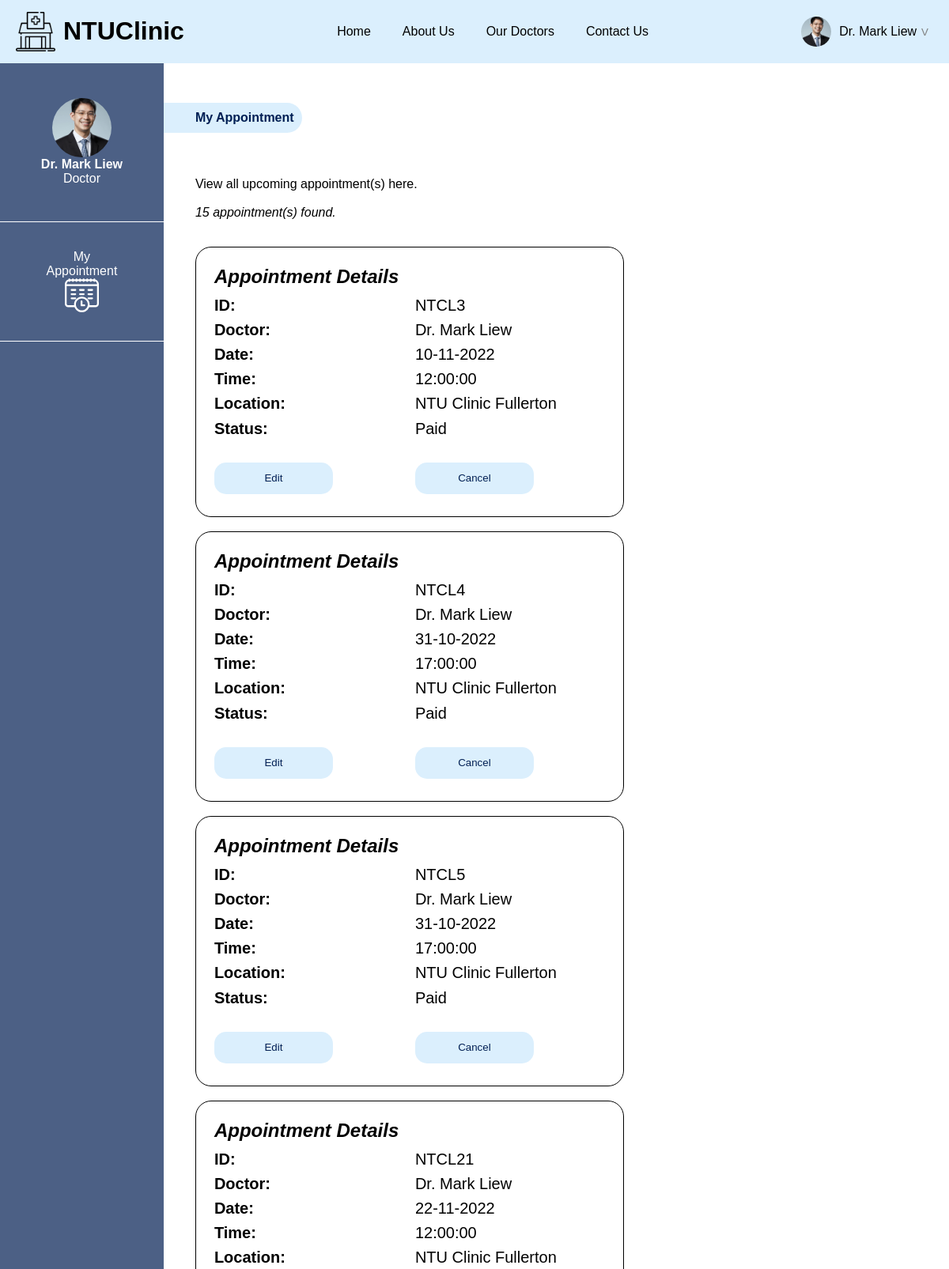
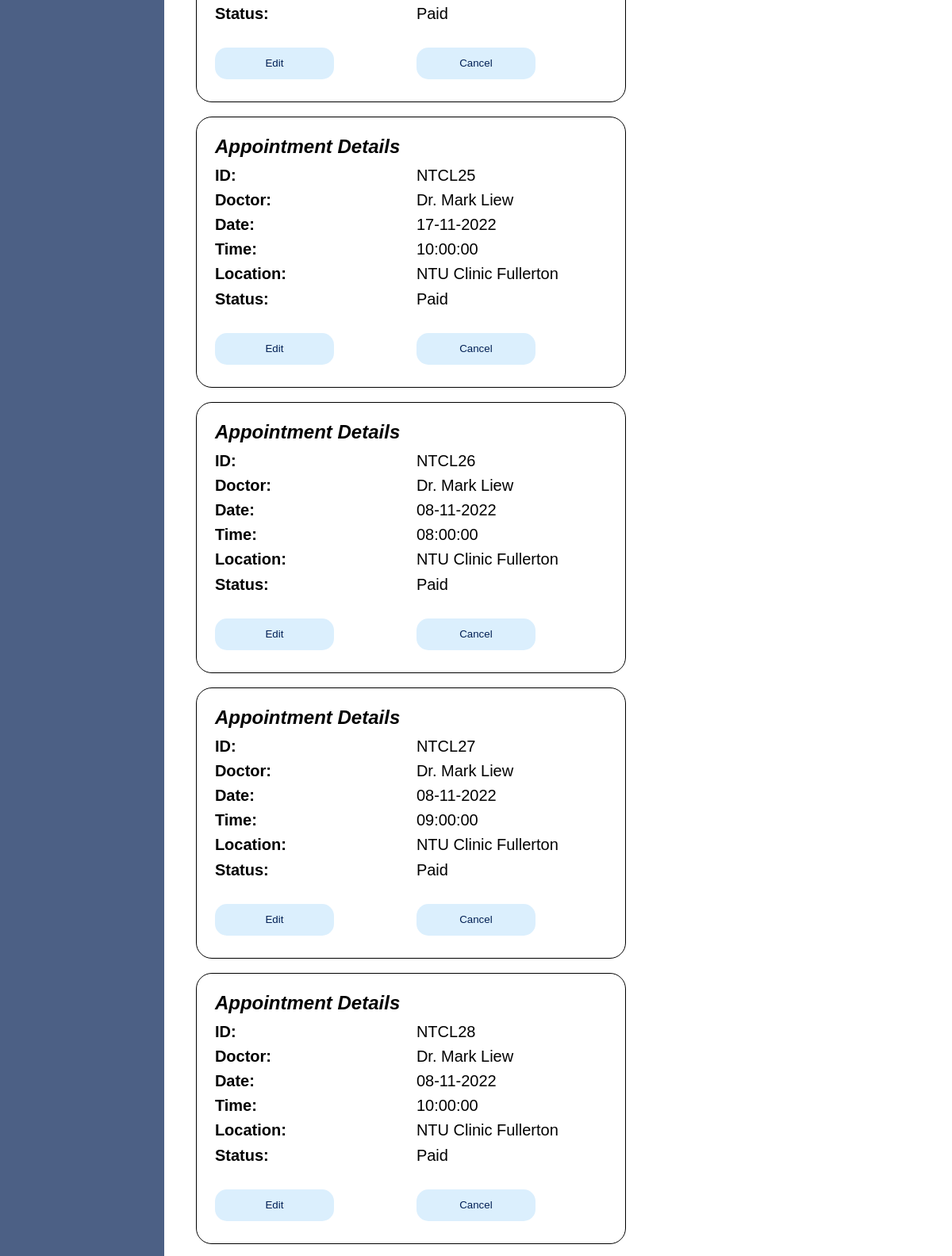
Page /doctor/myappointment.php (signed in, upper part) on the committed database (2 pictures, top to bottom).
### tables this page shows
CREATE TABLE `Doctors` (
  `doctorid` int(10) UNSIGNED NOT NULL,
  `docname` char(255) NOT NULL,
  `description` text DEFAULT NULL,
  `clinicid` int(11) NOT NULL,
  `image` char(100) NOT NULL,
  `contact` char(10) NOT NULL,
  `joindate` varchar(11) NOT NULL,
  `certexp` varchar(11) NOT NULL,
  `email` char(100) NOT NULL,
  `password` char(255) NOT NULL
);

CREATE TABLE `Appointments` (
  `appointmentID` int(10) UNSIGNED NOT NULL,
  `user` int(11) NOT NULL,
  `location` char(200) NOT NULL,
  `doctor` char(100) NOT NULL,
  `date` date NOT NULL,
  `time` time NOT NULL,
  `timeCompleted` time NOT NULL,
  `paid_status` tinyint(1) NOT NULL,
  `book_status` tinyint(1) NOT NULL
);

CREATE TABLE `Clinics` (
  `clinicid` int(10) UNSIGNED NOT NULL,
  `clinicname` char(255) NOT NULL,
  `cliniclocation` char(255) DEFAULT NULL,
  `cliniccontact` char(50) NOT NULL
);

### methods/getUserData.php (called while the page is built, shortened)
<?php
include "dbconnect.php";
if (isset($_SESSION['valid_user']))
{
  $currentUserId = $_SESSION['valid_user_id'];
  $currentUserType = $_SESSION['valid_user_type'];
  $uid = 'userid';
  if ($currentUserType == 'doctors') {
    $uid = 'doctorid';
  }
  $query = 'select * from '.$currentUserType.' '
           ."where ".$uid."='$currentUserId'";
  $result = $dbcnx->query($query);
  if ($result->num_rows >0 )
  {
    while ($row = mysqli_fetch_assoc($result)){
      $currentUserData = $row;
    }
  }
}
?>

### doctor/appointmentRetrieval.php (called while the page is built, shortened)
<?php
	include "../methods/getUserData.php";
	$db = mysqli_connect('localhost', 'root', '');
	mysqli_select_db($db,'project');
	$sql=
		"SELECT a.user, a.location, a.doctor, a.date, a.time,
		a.paid_status, a.book_status
		FROM appointments a
		INNER JOIN patients p on a.user = p.userid
		";
	$result = mysqli_query($db,$sql);
	$count=0;
	while ($row = mysqli_fetch_assoc($result)){
	if ($row['doctor'] == $_SESSION['valid_user_id']) {
		if ($row['paid_status'] == "1") {
			if ($row['book_status'] == "1")
			{
			$count=$count+1;
			}
		}
	}
	}
?>

### doctor/myappointment.php (the view, shortened to what this page needs)
<!DOCTYPE html>
<html lang="en">
<head>
<link rel="stylesheet" href="../style.css" />
<link rel="stylesheet" href="./sidepanel.css" />
<link rel="stylesheet" href="./myappointment.css" />
</head>
<body>
<div id="wrapper">
	<?php include 'header.php'; ?>
	<div id="bodycontent">
	<?php include "sidepanel.php"; ?>
	<div class="leftcontent">
		<div class="breadcrumb">
		<a href="myappointment.php" class="botnav"><b>My Appointment</b></a>
  </div>
	<div class="maincontainer">
	<dt id="abcd">
		<?php include 'appointmentRetrieval.php';
		echo "<p>
		View all upcoming appointment(s) here.<br><br>" .
		"<i>" . $count . " appointment(s) found.</i></p><br>";
		?>
		<?php
		include "../methods/getUserData.php";
		$doc_id = $_SESSION['valid_user_id'];
		$db = mysqli_connect('localhost', 'root', '');
		mysqli_select_db($db,'project');
		$sql=
		"SELECT *
		FROM appointments a
		INNER JOIN patients p on a.user = p.userid
		INNER JOIN doctors d on a.doctor = d.doctorid
		INNER JOIN clinics c on a.location = c.clinicid
		WHERE doctor='$doc_id'";
		$result = mysqli_query($db,$sql);
		while ($row = mysqli_fetch_assoc($result)){
		if ($row['paid_status'] == "1") {
			if ($row['book_status'] == "1")
			{
			$location = $row['clinicname'];
			$doctor = $row['docname'];
			$date = $row['date'];
			$time = $row['time'];
			$apptID = $row['appointmentID'];
			$date2 = date("d-m-Y", strtotime($date));
			echo "
			<div class='table-wrapper'>
			<table class='appointment-table' style='font-size:20px;height:300px;width:450px;'>
			<th colspan='2' style='float:left;font-size:24px;'>
				<i>Appointment Details</i>
			</th>
			<tr>
				<td style='width:250px;'><b>ID: </b></td>
				<td><span id='doctor'>
				NTCL$apptID
				</span></td>
			</tr>
			<tr>
				<td style='width:250px;'><b>Doctor: </b></td>
				<td><span id='doctor'>
				$doctor
				</span></td>
			</tr>
			<tr>
				<td style='width:250px;'><b>Date: </b></td>
				<td><span id='date'>
				$date2
				</span></td>
			</tr>
			<tr>
				<td style='width:250px;'><b>Time: </b></td>
				<td><span id='time'>
				$time
				</span></td>
			</tr>
			<tr>
				<td style='width:250px;'><b>Location: </b></td>
				<td><span id='location'>
				$location
				</span></td>
			</tr>
			<tr>
				<td style='width:250px;'><b>Status: </b></td>
				<td><span id='status'>
				Paid
				</span></td>
			</tr>
			<tr>
			<td style='float: center; width:250px;'>
				<form action='editappointment.php' method='post'>
					<input value='$apptID' name='apptID' type='hidden'/>
					<button id='editbutton' class='primarybutton'>Edit</button>
				</form>
			</td>
			<td style='float: center;'>
			<form action='cancelappointment.php' method='post'>
			<input value='$apptID' name='apptID' type='hidden'/>
				<button id='cancelbutton' onclick='alertpopup()' class='primarybutton'>Cancel</button>
				</form>
			</td>
			</tr>
			</table>
			</div>
			<br>";
			}
			}
			}
		?>
	</div>
</div>
	</div>
</div>
</body>

### doctor/header.php (shortened to what this page needs)
<?php
  echo '
  <script type="text/javascript" src="../methods/getPath.js"></script>
  <header>
  <div id="headerlogo">
    <img src="../images/cliniclogo.png" width="50" height="50" class="icon"/>
    <h1> NTUClinic </h1>
  </div>
  <nav id="headernav">
    <a href="javascript:getAbsolutePath(\'home.php\',\'\');" class="topnav">Home</a>
    <a href="javascript:getAbsolutePath(\'about.php\',\'\');" class="topnav">About Us</a>
    <a href="javascript:getAbsolutePath(\'doctors.php\',\'\');" class="topnav">Our Doctors</a>
    <a href="javascript:getAbsolutePath(\'contact.php\',\'\');" class="topnav">Contact Us</a>
  </nav>';
?>
<?php
include '../methods/getUserData.php';
  if (isset($_SESSION['valid_user']))
  {
    echo "<a class='headerprofile' id='headerbutton' onClick='hidePopup()'>";
    echo '<img src="../images/doctors/'.$currentUserData['image'].'" width="38" height="38" class="icon profimg">';
    echo $_SESSION["valid_user"];
    echo "<form method=\"post\" action=\"login.php\" ><button class=\"profiledrop\" type=\"submit\">V</button></form>";
    echo "</a>";
    echo '</header>';
  }
?>

### doctor/sidepanel.php
<?php
  include '../methods/getUserData.php';
    echo '<div class="sidecontainer">';
    echo '<nav id="sidepanel">';
    echo '<a href="profile.php"><div class="panel" id="panel1">';
    echo '<img src="../images/doctors/'.$currentUserData['image'].'" width="75" height="75" class="profimg">';
    echo '<p><b>'.$currentUserData['docname'].'</b>';
    echo '<p>Doctor</p>';
    echo '</div></a>';
    echo '<a href="myappointment.php" id="sidenav">';
    echo '<div class="panel">';
    echo '<p id="abc">My<br>Appointment</p>';
    echo '<img src="../images/myapp.svg" width="43" height="43">';
    echo '</div> </a>';
    echo '</nav>';
    echo '</div>';
?>

### style.css (style rules this page uses)
body { margin: 0px; width: 100vw; min-height: 100vh; overflow-x: hidden; font-family:arial, sans-serif; }
img { object-fit: cover; }
header { background-color: #dbeffd; display: flex; flex-direction: row; align-items: center; justify-content: space-between; padding: 0px 20px; }
#headerlogo { display: flex; flex-direction: row; height: 100%; align-items: center; }
.icon { margin-right: 10px; }
.profiledrop { background: none; border: none; color: grey; cursor: pointer; }
#headernav { display: flex; flex-direction: row; }
nav > a { text-decoration: none; color: #000000; }
nav > .topnav { margin: 20px; }
.headerprofile { display: flex; flex-direction: row; align-items: center; color: #000000; text-decoration: none; cursor: pointer; }
#bodycontent { background-color: #FFFFFF; min-height: calc(100vh - 40px); }
.botnav { color:#001f54; }
.primarybutton { background: #dbeffd; color: #001f54; border: none; border-radius: 80px; height: 40px; width: 150px; cursor: pointer; margin-top: 20px; }
#wrapper { margin: auto; }
.profimg { border-radius: 40px; }

### doctor/sidepanel.css (style rules this page uses)
.sidecontainer { width:250px; height:auto; background-color: #4c6085; color: white; width: 250px; }
.panel { display: flex; flex-direction: column; justify-content: center; align-items: center; color: white; background-color: #4c6085; cursor: pointer; height: 150px; text-align: center; border-bottom: 1px white solid; }
.panel > p { margin: 0px; }
#panel1 { height:200px; }
#sidenav { text-decoration: none; color: white; }
#bodycontent { display: flex; flex-direction: row; }
.leftcontent { width: 100%; }
.breadcrumb { color: #001f54; margin: 50px 0px 20px 0; background-color: #dbeffd; padding: 10px; padding-left: 40px; border-radius: 0 40px 40px 0; width: max-content; }
.maincontainer { padding-left: 40px; padding-top: 20px; }
.botnav { text-decoration: none; }
.profimg { border-radius: 50px; }

### doctor/myappointment.css (style rules this page uses)
#editbutton { padding-left:20px; padding-right:20px; padding-top: 3px; padding-bottom: 3px; border-radius: 15px; }
#cancelbutton { padding-left:20px; padding-right:20px; padding-top: 3px; padding-bottom: 3px; border-radius: 15px; }
.table-wrapper { padding: 20px; border: 1px solid; border-radius: 20px; width: 500px; }

### rows in the picture
doctors: image (picture), docname "Dr. Mark Liew"
appointments: appointmentID "3", doctors.docname "Dr. Mark Liew", date "10-11-2022", time "12:00:00", clinics.clinicname "NTU Clinic Fullerton"
appointments: appointmentID "4", doctors.docname "Dr. Mark Liew", date "31-10-2022", time "17:00:00", clinics.clinicname "NTU Clinic Fullerton"
appointments: appointmentID "5", doctors.docname "Dr. Mark Liew", date "31-10-2022", time "17:00:00", clinics.clinicname "NTU Clinic Fullerton"
appointments: appointmentID "21", doctors.docname "Dr. Mark Liew", date "22-11-2022", time "12:00:00", clinics.clinicname "NTU Clinic Fullerton"
appointments: appointmentID "25", doctors.docname "Dr. Mark Liew", date "17-11-2022", time "10:00:00", clinics.clinicname "NTU Clinic Fullerton"
appointments: appointmentID "26", doctors.docname "Dr. Mark Liew", date "08-11-2022", time "08:00:00", clinics.clinicname "NTU Clinic Fullerton"
appointments: appointmentID "27", doctors.docname "Dr. Mark Liew", date "08-11-2022", time "09:00:00", clinics.clinicname "NTU Clinic Fullerton"
appointments: appointmentID "28", doctors.docname "Dr. Mark Liew", date "08-11-2022", time "10:00:00", clinics.clinicname "NTU Clinic Fullerton"

### other values in the picture
$_SESSION["valid_user"] "Dr. Mark Liew"
$count "15"
